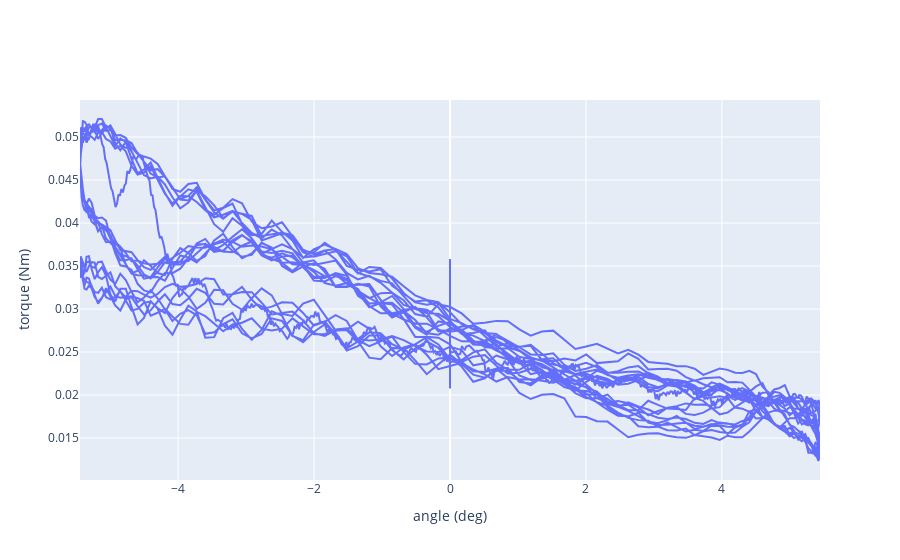

The notebook cell saved with this chart:
### Code cell
fig = go.Figure()
fig.add_trace(go.Scatter(x=angle, y=forcetorque[3,:]))
fig.update_yaxes(title_text="torque (Nm)")
fig.update_xaxes(title_text="angle (deg)")

### Figure 1 — Plotly figure (JSON) as saved in the notebook; plotly's stock layout.template omitted (floating-point values rounded to 4 significant figures; data arrays with more than 128 entries replaced by an {"elided": "..."} marker saying what was removed)
{"data": [{"type": "scatter", "x": {"elided": "7000 float values"}, "y": {"elided": "7000 float values"}}], "layout": {"xaxis": {"title": {"text": "angle (deg)"}}, "yaxis": {"title": {"text": "torque (Nm)"}}}}
